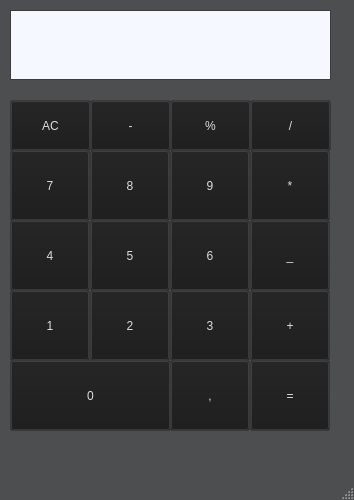
<?xml version="1.0" encoding="UTF-8"?>
<ui version="4.0">
 <class>MainWindow</class>
 <widget class="QMainWindow" name="MainWindow">
  <property name="geometry">
   <rect>
    <x>0</x>
    <y>0</y>
    <width>354</width>
    <height>500</height>
   </rect>
  </property>
  <property name="palette">
   <palette>
    <active>
     <colorrole role="Button">
      <brush brushstyle="SolidPattern">
       <color alpha="255">
        <red>26</red>
        <green>26</green>
        <blue>26</blue>
       </color>
      </brush>
     </colorrole>
     <colorrole role="Text">
      <brush brushstyle="SolidPattern">
       <color alpha="255">
        <red>0</red>
        <green>0</green>
        <blue>0</blue>
       </color>
      </brush>
     </colorrole>
     <colorrole role="ButtonText">
      <brush brushstyle="SolidPattern">
       <color alpha="255">
        <red>220</red>
        <green>220</green>
        <blue>220</blue>
       </color>
      </brush>
     </colorrole>
     <colorrole role="Base">
      <brush brushstyle="SolidPattern">
       <color alpha="255">
        <red>245</red>
        <green>248</green>
        <blue>255</blue>
       </color>
      </brush>
     </colorrole>
     <colorrole role="Window">
      <brush brushstyle="SolidPattern">
       <color alpha="255">
        <red>77</red>
        <green>78</green>
        <blue>80</blue>
       </color>
      </brush>
     </colorrole>
     <colorrole role="Highlight">
      <brush brushstyle="SolidPattern">
       <color alpha="255">
        <red>180</red>
        <green>180</green>
        <blue>180</blue>
       </color>
      </brush>
     </colorrole>
    </active>
    <inactive>
     <colorrole role="Button">
      <brush brushstyle="SolidPattern">
       <color alpha="255">
        <red>26</red>
        <green>26</green>
        <blue>26</blue>
       </color>
      </brush>
     </colorrole>
     <colorrole role="Text">
      <brush brushstyle="SolidPattern">
       <color alpha="255">
        <red>0</red>
        <green>0</green>
        <blue>0</blue>
       </color>
      </brush>
     </colorrole>
     <colorrole role="ButtonText">
      <brush brushstyle="SolidPattern">
       <color alpha="255">
        <red>220</red>
        <green>220</green>
        <blue>220</blue>
       </color>
      </brush>
     </colorrole>
     <colorrole role="Base">
      <brush brushstyle="SolidPattern">
       <color alpha="255">
        <red>245</red>
        <green>248</green>
        <blue>255</blue>
       </color>
      </brush>
     </colorrole>
     <colorrole role="Window">
      <brush brushstyle="SolidPattern">
       <color alpha="255">
        <red>77</red>
        <green>78</green>
        <blue>80</blue>
       </color>
      </brush>
     </colorrole>
     <colorrole role="Highlight">
      <brush brushstyle="SolidPattern">
       <color alpha="255">
        <red>180</red>
        <green>180</green>
        <blue>180</blue>
       </color>
      </brush>
     </colorrole>
    </inactive>
    <disabled>
     <colorrole role="Button">
      <brush brushstyle="SolidPattern">
       <color alpha="255">
        <red>26</red>
        <green>26</green>
        <blue>26</blue>
       </color>
      </brush>
     </colorrole>
     <colorrole role="Base">
      <brush brushstyle="SolidPattern">
       <color alpha="255">
        <red>77</red>
        <green>78</green>
        <blue>80</blue>
       </color>
      </brush>
     </colorrole>
     <colorrole role="Window">
      <brush brushstyle="SolidPattern">
       <color alpha="255">
        <red>77</red>
        <green>78</green>
        <blue>80</blue>
       </color>
      </brush>
     </colorrole>
    </disabled>
   </palette>
  </property>
  <property name="windowTitle">
   <string>MainWindow</string>
  </property>
  <widget class="QWidget" name="centralwidget">
   <widget class="QPushButton" name="pushButton_AC">
    <property name="geometry">
     <rect>
      <x>10</x>
      <y>100</y>
      <width>81</width>
      <height>51</height>
     </rect>
    </property>
    <property name="text">
     <string>AC</string>
    </property>
   </widget>
   <widget class="QTextEdit" name="textEdit">
    <property name="geometry">
     <rect>
      <x>10</x>
      <y>10</y>
      <width>321</width>
      <height>70</height>
     </rect>
    </property>
   </widget>
   <widget class="QPushButton" name="pushButton_vid">
    <property name="geometry">
     <rect>
      <x>90</x>
      <y>100</y>
      <width>81</width>
      <height>51</height>
     </rect>
    </property>
    <property name="text">
     <string>-</string>
    </property>
   </widget>
   <widget class="QPushButton" name="pushButton_pr">
    <property name="geometry">
     <rect>
      <x>170</x>
      <y>100</y>
      <width>81</width>
      <height>51</height>
     </rect>
    </property>
    <property name="text">
     <string>%</string>
    </property>
   </widget>
   <widget class="QPushButton" name="pushButton_dil">
    <property name="geometry">
     <rect>
      <x>250</x>
      <y>100</y>
      <width>81</width>
      <height>51</height>
     </rect>
    </property>
    <property name="text">
     <string>/</string>
    </property>
   </widget>
   <widget class="QPushButton" name="pushButton_7">
    <property name="geometry">
     <rect>
      <x>10</x>
      <y>150</y>
      <width>80</width>
      <height>71</height>
     </rect>
    </property>
    <property name="text">
     <string>7</string>
    </property>
   </widget>
   <widget class="QPushButton" name="pushButton_8">
    <property name="geometry">
     <rect>
      <x>90</x>
      <y>150</y>
      <width>80</width>
      <height>71</height>
     </rect>
    </property>
    <property name="text">
     <string>8</string>
    </property>
   </widget>
   <widget class="QPushButton" name="pushButton_9">
    <property name="geometry">
     <rect>
      <x>170</x>
      <y>150</y>
      <width>80</width>
      <height>71</height>
     </rect>
    </property>
    <property name="text">
     <string>9</string>
    </property>
   </widget>
   <widget class="QPushButton" name="pushButton_mn">
    <property name="geometry">
     <rect>
      <x>250</x>
      <y>150</y>
      <width>80</width>
      <height>71</height>
     </rect>
    </property>
    <property name="text">
     <string>*</string>
    </property>
   </widget>
   <widget class="QPushButton" name="pushButton_4">
    <property name="geometry">
     <rect>
      <x>10</x>
      <y>220</y>
      <width>80</width>
      <height>71</height>
     </rect>
    </property>
    <property name="text">
     <string>4</string>
    </property>
   </widget>
   <widget class="QPushButton" name="pushButton_5">
    <property name="geometry">
     <rect>
      <x>90</x>
      <y>220</y>
      <width>80</width>
      <height>71</height>
     </rect>
    </property>
    <property name="text">
     <string>5</string>
    </property>
   </widget>
   <widget class="QPushButton" name="pushButton_6">
    <property name="geometry">
     <rect>
      <x>170</x>
      <y>220</y>
      <width>80</width>
      <height>71</height>
     </rect>
    </property>
    <property name="text">
     <string>6</string>
    </property>
   </widget>
   <widget class="QPushButton" name="pushButton_riz">
    <property name="geometry">
     <rect>
      <x>250</x>
      <y>220</y>
      <width>80</width>
      <height>71</height>
     </rect>
    </property>
    <property name="text">
     <string>_</string>
    </property>
   </widget>
   <widget class="QPushButton" name="pushButton_1">
    <property name="geometry">
     <rect>
      <x>10</x>
      <y>290</y>
      <width>80</width>
      <height>71</height>
     </rect>
    </property>
    <property name="text">
     <string>1</string>
    </property>
   </widget>
   <widget class="QPushButton" name="pushButton_2">
    <property name="geometry">
     <rect>
      <x>90</x>
      <y>290</y>
      <width>80</width>
      <height>71</height>
     </rect>
    </property>
    <property name="text">
     <string>2</string>
    </property>
   </widget>
   <widget class="QPushButton" name="pushButton_3">
    <property name="geometry">
     <rect>
      <x>170</x>
      <y>290</y>
      <width>80</width>
      <height>71</height>
     </rect>
    </property>
    <property name="text">
     <string>3</string>
    </property>
   </widget>
   <widget class="QPushButton" name="pushButton_sum">
    <property name="geometry">
     <rect>
      <x>250</x>
      <y>290</y>
      <width>80</width>
      <height>71</height>
     </rect>
    </property>
    <property name="text">
     <string>+</string>
    </property>
   </widget>
   <widget class="QPushButton" name="pushButton_0">
    <property name="geometry">
     <rect>
      <x>10</x>
      <y>360</y>
      <width>161</width>
      <height>71</height>
     </rect>
    </property>
    <property name="text">
     <string>0</string>
    </property>
   </widget>
   <widget class="QPushButton" name="pushButton_com">
    <property name="geometry">
     <rect>
      <x>170</x>
      <y>360</y>
      <width>80</width>
      <height>71</height>
     </rect>
    </property>
    <property name="text">
     <string>,</string>
    </property>
   </widget>
   <widget class="QPushButton" name="pushButton_rov">
    <property name="geometry">
     <rect>
      <x>250</x>
      <y>360</y>
      <width>80</width>
      <height>71</height>
     </rect>
    </property>
    <property name="text">
     <string>=</string>
    </property>
   </widget>
  </widget>
  <widget class="QMenuBar" name="menubar">
   <property name="geometry">
    <rect>
     <x>0</x>
     <y>0</y>
     <width>354</width>
     <height>21</height>
    </rect>
   </property>
  </widget>
  <widget class="QStatusBar" name="statusbar"/>
 </widget>
 <resources/>
 <connections/>
</ui>
